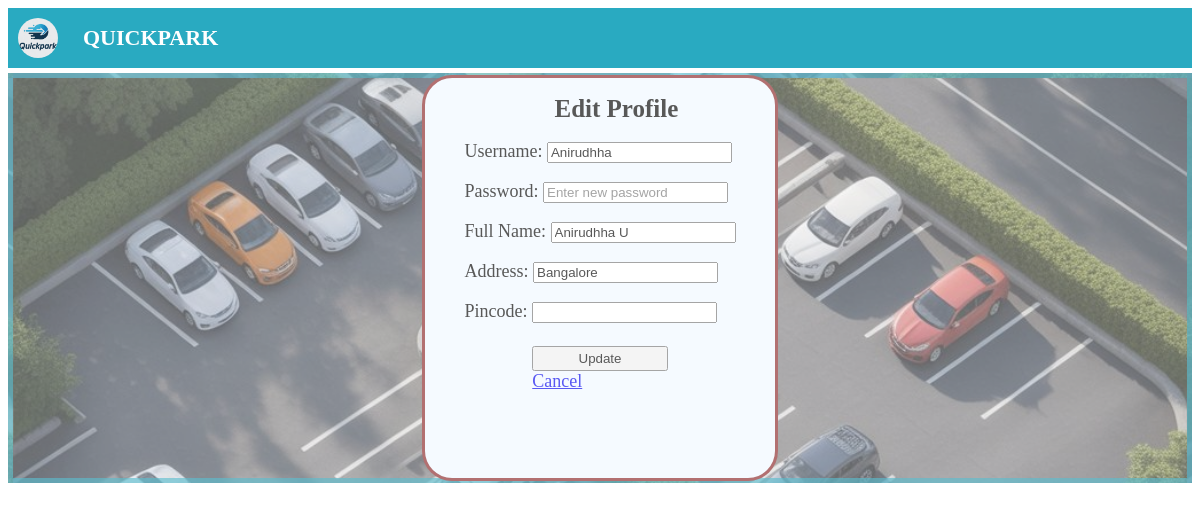
Screenshot of /edit-profile (signed in) with the database file from the repository.
### tables this page shows
CREATE TABLE users (
    id INTEGER PRIMARY KEY AUTOINCREMENT,
    username TEXT UNIQUE NOT NULL,
    password TEXT NOT NULL,
    full_name TEXT NOT NULL,
    address TEXT,
    pin_code TEXT,
    is_admin INTEGER NOT NULL CHECK(is_admin IN (0, 1))
);

### application.py (the view, shortened to what this page needs)
@app.route('/edit-profile', methods=['GET', 'POST'])
def edit_profile():
    if 'user_id' not in session:
        return redirect(url_for('login'))
    db = get_db()
    user_id = session['user_id']
    user = db.execute("SELECT * FROM users WHERE id = ?", (user_id,)).fetchone()
    return render_template('edit-profile.html', user=user)

### application.py (called while the page is built)
def get_db():
    if 'db' not in g:
        g.db = sqlite3.connect(DATABASE)
        g.db.row_factory = sqlite3.Row
    return g.db

### templates/edit-profile.html (shortened to what this page needs)
<!DOCTYPE html>
<html>
<head>
    <link rel="stylesheet" href="{{ url_for('static', filename='style/styles-home.css') }}">
    <link rel="stylesheet" href="{{ url_for('static', filename='style/style-signup.css') }}">
</head>
<body>
    <div class="header">
        <div class="logo">
            <img class="logo-img" src="{{ url_for('static', filename='style/images/LOGO.png') }}">
        </div>
        <div class="name">QUICKPARK</div>
    </div>
    <div class="container1">
        <div class="box">
            <div class="login-box">
                <form action="{{ url_for('edit_profile') }}" method="POST">
                    <h1 class="lgheader">Edit Profile</h1>
                    <p>Username:
                    <input name="username" type="text" value="{{ user.username }}" required></p>
                    <p>Password:
                    <input name="password" type="password" placeholder="Enter new password" required></p>
                    <p>Full Name:
                    <input name="full_name" type="text" value="{{ user.full_name }}" required></p>
                    <p>Address:
                    <input name="address" type="text" value="{{ user.address }}" required></p>
                    <p>Pincode:
                    <input name="pin_code" type="text" value="{{ user.pincode }}" required></p>
                    <div class="sub-btn">
                        <button type="submit" class="btn">Update</button>
                        <a href="{{ url_for('user_home' if not user.is_admin else 'admin_home') }}" class="btn">Cancel</a>
                    </div>
                </form>
            </div>
        </div>
    </div>
</body>
</html>

### static/style/styles-home.css (style rules this page uses)
.header { display: grid; background: rgba(4, 156, 183, 0.85); height: 60px; align-items: center; grid-template-columns: 50px 1fr 60px 80px; padding: 0 10px; }
.logo { display: flex; align-items: center; justify-content: center; height: 40px; width: 40px; }
.logo-img { width: 100%; height: auto; border-radius: 50%; }
.name { font-size: 22px; font-weight: bold; color: white; margin-left: 15px; align-self: center; }

### static/style/style-signup.css (style rules this page uses)
.container1 { display:flex; font-size: large; justify-content: center; align-items: center; grid-template-columns: 1fr; height:400px; margin-top:5px; background-image: url(images/PARKING_HOME.png); background-size:cover; border:5px solid rgba(4, 156, 183, 0.632); opacity: 0.65; }
.box { height :400px; background-color: aliceblue; width:350px; border:3px solid rgba(119, 1, 1, 0.851); border-radius: 30px; display:flex; justify-content: center; }
.lgheader { margin-left: 90px; font-size: 25px; }
.btn { margin-left: 25%; margin-top: 5px; width:50%; height: 25px; }

### rows the page displays
users: username "Anirudhha", full_name "Anirudhha U", address "Bangalore"
